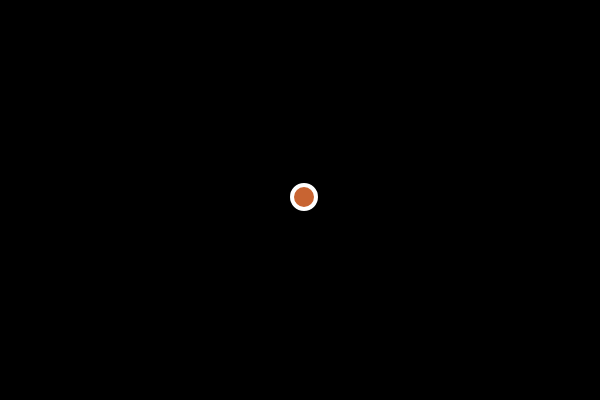
Frame 1 (no input)
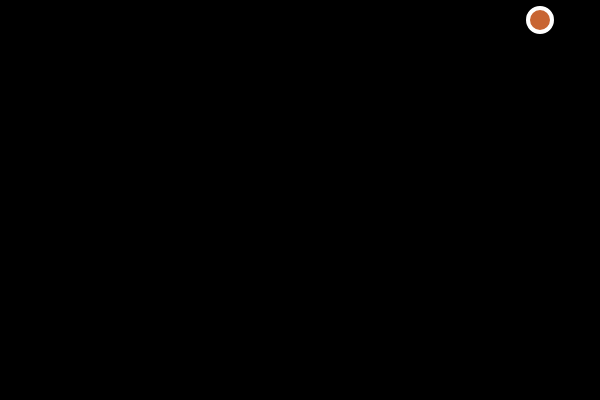
Frame 60 (no input)
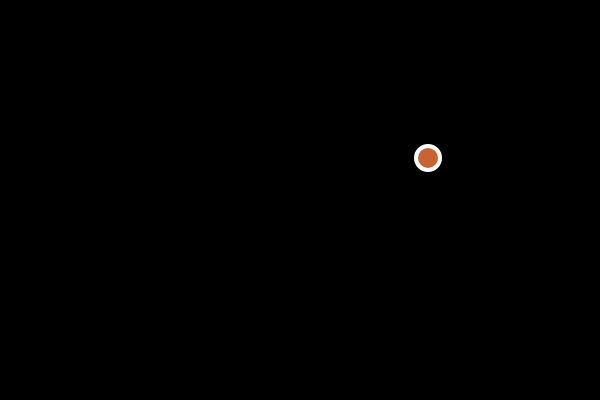
Frame 120 (the mouse pressed at the canvas centre since frame 60)

The p5.js sketch that drew these frames (run headless with seeded random() and noise() and a simulated clock; from frame 60 on, the mouse is pressed at the canvas centre):

// p5.js sketch
// ── sketch.js
var ball = {
  x : 300,
  y : 200,
  xspeed : 4, 
  yspeed : -3
}

function setup() {
  createCanvas(600,400); 
}

function draw() {
  background(0);
  move();
  bounce();
  display();
}

function move() {
  ball.x = ball.x + ball.xspeed;
  ball.y = ball.y + ball.yspeed;
}

function bounce() {
  if (ball.x > width || ball.x < 0) {
    ball.xspeed = ball.xspeed * -1;
  }
  if (ball.y > height || ball.y < 0) {
    ball.yspeed = ball.yspeed * -1;
  }
}

function display() {
  stroke(255);
  strokeWeight(4);
  fill(200, 100, 50);
  ellipse(ball.x, ball.y, 24, 24);
}
